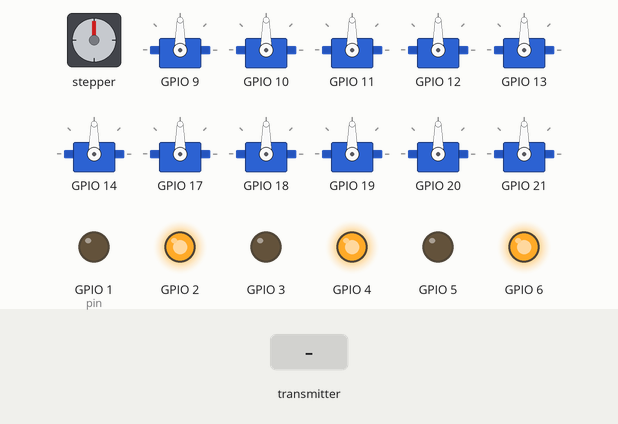
The sketch below on a simulated ESP32-S3. On the bench: stepper motor, 11 × servo, output pins drawn as LEDs (lit = HIGH). Wiring (inferred from the names in the program): stepper motor driver (200 steps per turn assumed): step GPIO 7; direction GPIO 8. The test bench sets the inputs (shaded band). Random numbers use the default seed unless the sketch sets one; pins used as bus, display or sensor lines are not drawn; what the sketch prints to the serial monitor is not drawn.

Above: at 9.0 s.
9.1 s: the transmitter starts sending readChannel.0 = 1000
At 11.8 s:
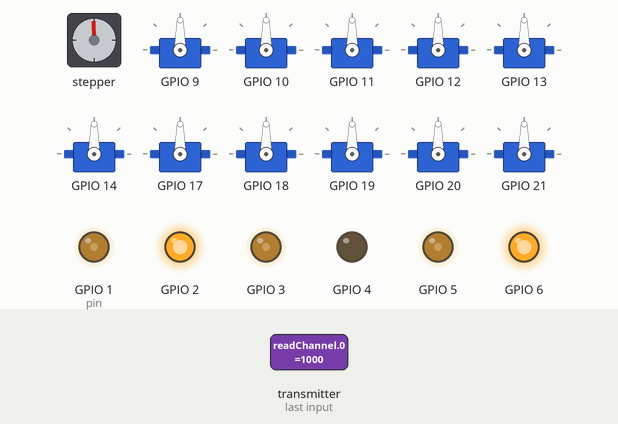
12.1 s: the transmitter starts sending readChannel.1 = 1250
At 12.31 s:
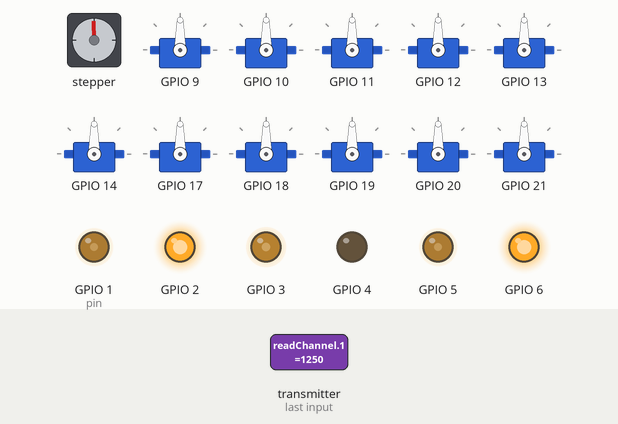
15.1 s: the transmitter starts sending readChannel.3 = 1250
18.1 s: the transmitter starts sending readChannel.0 = 1250
At 18.27 s:
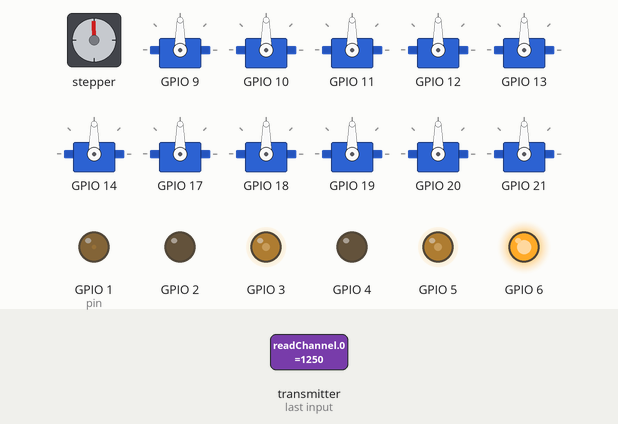
21.1 s: the transmitter starts sending readChannel.1 = 1000
24.1 s: the transmitter starts sending readChannel.3 = 1000
At 24.31 s:
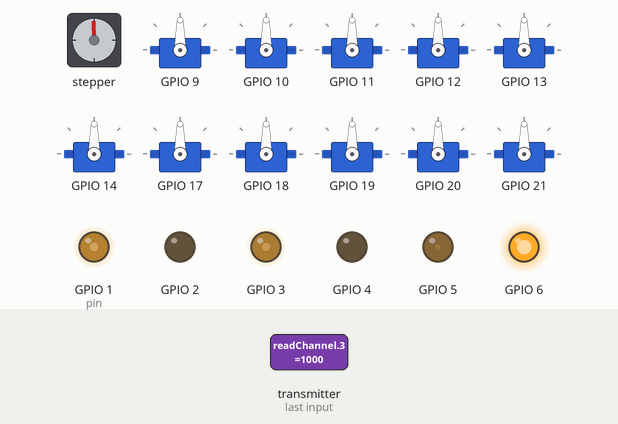
Timing chart, 0 to 28.1 s (numbered marks = the images above; inputs shaded):
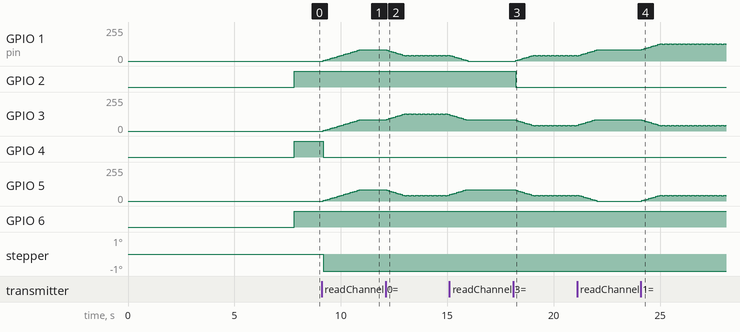

The sketch:

DJ-R3X_ESP32_V1.ino
```cpp
// (licence header left out)
#include <Arduino.h>
#include <Wire.h>
#include <Adafruit_NeoPixel.h>

#include <Adafruit_PWMServoDriver.h>

#include <ESP32Servo.h>

// Include iBusBM Library
#include <IBusBM.h>

#define DEBUG_RC_INPUT
//#define DEBUG_DRIVE
//#define DEBUG_SERVO
//#define DEBUG_LED

TaskHandle_t Core0TaskHnd;
TaskHandle_t Core1TaskHnd;
bool booting = true;

// Create iBus Object
IBusBM IBUS;

int bodyOffset = 0;
int ear1offset = 0;
int ear2offset = 40;
int eye1offset = 80;
int eye2offset = 81;
int mouthOffset = 82;

//Set up time variables for Stepper motor
//unsigned long currentMotorTime =  millis();

long bodyTime = 5;
unsigned long bodyLastTime = millis();
long earTime = 5;
unsigned long earLastTime = millis();
long mouthTime = 5;
unsigned long mouthLastTime = millis();

#define NUMPIXELS_BODY 42
#define NUMPIXELS_HEAD 162
#define LED_PIN_BODY 41
#define LED_PIN_HEAD 40
int earPos1 = 0;
int earPos2 = 0;
const int alwaysOffLEDs[] = {9, 12, 13, 23, 24, 25, 36, 40, 41};  //Body hidden LED's
// max Hue
#define MAXHUE 256*6
short mouthBlueIs[80];
short mouthRedIs[80];
short mouthBlueShould[80];
short mouthRedShould[80];
Adafruit_NeoPixel pixels_body(NUMPIXELS_BODY, LED_PIN_BODY, NEO_GRB + NEO_KHZ800);
Adafruit_NeoPixel pixels_head(NUMPIXELS_HEAD, LED_PIN_HEAD, NEO_GRB + NEO_KHZ800);

struct LEDState{
  unsigned long nextChangeTime;
  bool isOn;
  int red;
  int green;
  int blue;
};

// Array LED Body state
struct LEDState bodyLedStates[NUMPIXELS_BODY];

// Vordefinierte Farben (RGB) für Body
const uint8_t predefinedColors[10][3] = {
    {190, 0, 0},   // Rot
    {0, 190, 0},   // Grün
    {0, 0, 190},   // Blau
    {190, 190, 0}, // Gelb
    {0, 190, 190}, // Cyan
    {190, 0, 190}, // Magenta
    {150, 150, 150}, // weiß
    {190, 100, 0}, // Orange
    {128, 0, 128}, // Lila
    {0, 128, 128}  // Türkis
};


#define RXD2 48
#define TXD2 47

#define I2C_SDA 45
#define I2C_SCL 42

// Creat object to represent PCA9685 at default I2C address
Adafruit_PWMServoDriver pca9685 = Adafruit_PWMServoDriver(0x40);
// Define servo motor connections (expand as required)
#define SER0  12   //Servo Motor 0 on connector 12
#define SER1  13   //Servo Motor 1 on connector 13
// Variables for Servo Motor positions (expand as required)
int pwm0;
int pwm1;


struct servoMotor{
  int pin;
  bool reverse;
  int center;
  int min;
  int max;
  float velocidad;
  float pos;
};

struct driveMotor{
  int dirPin;
  int stepPin;
  int value;
  int speedIs;
  int speedShould;
};

struct servoMotor servo[14];
struct driveMotor motor[4];

int input[10];

int speed = 5;


// Read the number of a given channel and convert to the range provided.
// If the channel is off, return the default value
int readChannel(byte channelInput, int minLimit, int maxLimit, int defaultValue) {
  uint16_t ch = IBUS.readChannel(channelInput);
  if (ch < 100) return defaultValue;
  return map(ch, 1000, 2000, minLimit, maxLimit);
}

// Read the channel and return a boolean value
bool readSwitch(byte channelInput, bool defaultValue) {
  int intDefaultValue = (defaultValue) ? 100 : 0;
  int ch = readChannel(channelInput, 0, 100, intDefaultValue);
  return (ch > 50);
}


Servo servoMotor[14];


void setup() {

  servoMotor[0].attach(9, 500, 2400);
  servoMotor[1].attach(10, 500, 2400);
  servoMotor[2].attach(11, 500, 2400);
  servoMotor[3].attach(12, 500, 2400);
  servoMotor[4].attach(13, 500, 2400);
  servoMotor[5].attach(14, 500, 2400);
  servoMotor[6].attach(17, 500, 2400);
  servoMotor[7].attach(18, 500, 2400);

  servoMotor[8].attach(19, 500, 2400);
  servoMotor[9].attach(20, 500, 2400);
  servoMotor[10].attach(21, 500, 2400);
  servoMotor[11].attach(48, 500, 2400);
  servoMotor[12].attach(47, 500, 2400);
  servoMotor[13].attach(33, 500, 2400);


  // Start serial monitor
  Serial.begin(115200);
  Serial.println("ESP32S3 starting");

  xTaskCreatePinnedToCore(CoreTask0, "CPU_0", 10000, NULL, 1, &Core0TaskHnd, 0);
  //xTaskCreatePinnedToCore(CoreTask1, "CPU_1", 10000, NULL, 1, &Core1TaskHnd, 1);

  Serial2.begin(11520, SERIAL_8N1, RXD2, TXD2);

  // Attach iBus object to serial port
  IBUS.begin(Serial2);

  Wire.begin(I2C_SDA, I2C_SCL);
  pca9685.begin();

  // Set PWM Frequency to 50Hz
  pca9685.setPWMFreq(50);

  set_params();
  setupMotor();
  Serial.println("Motors ready");

  //Setup LEDs
  delay(1000);
  pixels_body.begin();
  pixels_body.fill(pixels_body.Color(0, 0, 0),0,999);
  pixels_body.show();
  pixels_body.clear();
  pixels_body.show();

  pixels_head.begin();
  pixels_head.fill(pixels_head.Color(0, 0, 0),0,999);
  pixels_head.show();
  pixels_head.clear();
  pixels_head.show();

  for(int i=0; i<NUMPIXELS_BODY; i++) { // For each pixel...
    pixels_body.setPixelColor(i, 255, 255, 255);
    pixels_body.show();
    delay(10);
  }
  for(int i=0; i<NUMPIXELS_HEAD; i++) { // For each pixel...
    pixels_head.setPixelColor(i, 255, 255, 255);
    pixels_head.show();
    delay(10);
  }

  delay(1000);

  for(int i=0; i<NUMPIXELS_BODY; i++) { // For each pixel...
    pixels_body.setPixelColor(i, 0, 0, 0);
    pixels_body.show();
    delay(10);
  }
  for(int i=0; i<NUMPIXELS_HEAD; i++) { // For each pixel...
    pixels_head.setPixelColor(i, 0, 0, 0);
    pixels_head.show();
    delay(10);
  }
  Serial.println("LED ready");

  for (int i = 0; i < NUMPIXELS_BODY; i++) {
    bool alwaysOff = false;
    for (int j = 0; j < 9; j++) {
      if (i == alwaysOffLEDs[j]) {
        alwaysOff = true;
        break;
      }
    }
    if (!alwaysOff) {
      bodyLedStates[i].nextChangeTime = millis() + (rand() % 4500 + 500);
      bodyLedStates[i].isOn = false;
      bodyLedStates[i].red = rand() % 256;
      bodyLedStates[i].green = rand() % 256;
      bodyLedStates[i].blue = rand() % 256;
    } else {
      bodyLedStates[i].nextChangeTime = 0;
      bodyLedStates[i].isOn = false;
      bodyLedStates[i].red = 0;
      bodyLedStates[i].green = 0;
      bodyLedStates[i].blue = 0;
    }
  }


  booting = false;

  Serial.println("ESP32S3 Booting finish");
}

//---LOOP----------------------------------------------------------------------------------------------------


void CoreTask0(void * parameter) {

  while(booting){
    yield();
    delay(100);
  }

  Serial.println("CoreTask0 start");

  for (;;) {
    // LED control code
    uint32_t currentMotorTime = millis();

    //LED Body
  if(input[6] < -1){  //body    input[6] == 100
    //Serial.print("LEDtime: ");
    //Serial.println(currentMotorTime);

    for (int i = 0; i < NUMPIXELS_BODY; i++) {
      bool alwaysOff = false;
      for (int j = 0; j < 9; j++) {
        if (i == alwaysOffLEDs[j]) {
          alwaysOff = true;
          break;
        }
      }
      if (alwaysOff) continue;

      // Überprüfen, ob es Zeit ist, den Zustand der LED zu ändern
      if (currentMotorTime >= bodyLedStates[i].nextChangeTime) {
        if (bodyLedStates[i].isOn) {
          // LED ausschalten
          pixels_body.setPixelColor(i, 0, 0, 0);
          bodyLedStates[i].isOn = false;
          // Nächste Statusänderung in zufälliger Zeit
          bodyLedStates[i].nextChangeTime = currentMotorTime + (rand() % 5000 + 500);
        } else {
          // Zufällige Farbe aus der Liste auswählen
          int colorIndex = rand() % 10;
          bodyLedStates[i].red = predefinedColors[colorIndex][0];
          bodyLedStates[i].green = predefinedColors[colorIndex][1];
          bodyLedStates[i].blue = predefinedColors[colorIndex][2];
          // LED einschalten
          pixels_body.setPixelColor(i, bodyLedStates[i].red, bodyLedStates[i].green, bodyLedStates[i].blue);
          bodyLedStates[i].isOn = true;
          // Nächste Statusänderung in zufälliger Zeit
          bodyLedStates[i].nextChangeTime = currentMotorTime + (rand() % 4000 + 500);
        }
        // Aktualisieren der LEDs
        pixels_body.show();
      }
    }
  }else{
    for(int i = 0; i < 42; i++) { // For each pixel...
      pixels_body.setPixelColor(i + bodyOffset, 0, 0, 0);
    }
    pixels_body.show();
  }


//LED Ear
  if(currentMotorTime - earLastTime >= earTime * 6){
    if(input[6] < -1){  //ear
      for (int i = 0; i < 40; i++){
        pixels_head.setPixelColor(((i + earPos1) % 40) + ear1offset, getPixelColorHsv(i + ear1offset, (i * (MAXHUE / 40)) + ear1offset, 255, 10));
      }
      for (int i = 0; i < 40; i++){
        pixels_head.setPixelColor(((i + earPos2) % 40) + ear2offset, getPixelColorHsv(i + ear2offset, (i * (MAXHUE / 40)) + ear2offset, 255, 10));
      }
      earPos1++;
      earPos2++;
      earPos1 %= 40;
      earPos2 %= 40;
      earLastTime = currentMotorTime;
    }else{
      for(int i = 0; i < 80; i++) { // For each pixel...
        pixels_head.setPixelColor(i + ear1offset, 0, 0, 0);
      }
    }
  }

//LED Eye
  if(input[6] < -1){  //eye
    pixels_head.setPixelColor(eye1offset, 255,215,0);
    pixels_head.setPixelColor(eye2offset, 255,215,0);
  }else{
    pixels_head.setPixelColor(eye1offset, 0,0,0);
    pixels_head.setPixelColor(eye2offset, 0,0,0);
  }

//LED Mouth
  if(currentMotorTime - mouthLastTime >= mouthTime){
    if(input[6] < -1){  //mouth
      for(int i = 0; i < 80; i += 2) { // For each pixel...
        if(mouthBlueIs[i] == mouthBlueShould[i]){
          int tmp = random(0, 255);
          mouthBlueShould[i] = tmp;
        }
        if(mouthBlueIs[i] < mouthBlueShould[i]){
          mouthBlueIs[i] += 1;
        }else{
          mouthBlueIs[i] -= 1;
        }
        if(mouthRedIs[i] == mouthRedShould[i]){
          int tmp = random(0, 255);
          mouthRedShould[i] = tmp;
        }
        if(mouthRedIs[i] < mouthRedShould[i]){
          mouthRedIs[i] += 1;
        }else{
          mouthRedIs[i] -= 1;
        }

        #ifdef DEBUG_LED
          for(int i = 0; i < 10; i++){
            Serial.print("Red is: ");
            Serial.print(mouthRedIs[i]);
            Serial.print("   Blue is: ");
            Serial.println(mouthBlueIs[i]);
          }
        #endif

        //---------------------------------------------------------------------------------------------------------------------------
        pixels_head.setPixelColor(i + mouthOffset, pixels_head.Color(mouthRedIs[i], 0, mouthBlueIs[i]));
      }
    }else{
      for(int i = 0; i < 80; i++) { // For each pixel...
        pixels_head.setPixelColor(i + mouthOffset, pixels_head.Color(0, 0, 0));
      }
    }
    mouthLastTime = currentMotorTime;
  }
  pixels_head.show();

    yield();
    delay(50); // Adjust the delay as necessary
  }

}

void CoreTask1(void * parameter) {

  while(booting){
    yield();
    delay(100);
  }

  Serial.println("CoreTask1 start");

  servoCalc(12,-10);

  for (;;) {


    for(int i = 80; i < 100; i++){
      servoMotor[1].write(i);
      delay(25);
    }
    servoMotor[0].write(110);
    delay(2000);

    for(int i = 100; i > 80; i--){
      servoMotor[1].write(i);

      delay(25);
    }
    servoMotor[0].write(100);
    delay(2000);

    yield();
    delay(10); // Adjust the delay as necessary
  }
}


void loop() {

// Note IBusBM library labels channels starting with "0"
    for (byte i = 0; i < 10; i++) {
      input[i] = readChannel(i, -100, 100, 0);
    }

    #ifdef DEBUG_RC_INPUT
      for(int i = 0; i < 10; i++){
        Serial.print("   Ch ");
        Serial.print(i);
        Serial.print(": ");
        Serial.print(input[i]);
      }
      Serial.println("");
    #endif


  //currentMotorTime = millis();


/*
  for (int posDegrees = 0; posDegrees <= 180; posDegrees++) {

    // Determine PWM pulse width
    pwm0 = map(posDegrees, 0, 180, 80, 600);
    // Write to PCA9685
    pca9685.setPWM(SER0, 0, pwm0);
    // Print to serial monitor
    Serial.print("Motor 0 = ");
    Serial.println(posDegrees);
    delay(30);
  }
  // Move Motor 0 from 180 to 0 degrees
  for (int posDegrees = 180; posDegrees >= 0; posDegrees--) {

    // Determine PWM pulse width
    pwm0 = map(posDegrees, 0, 180, 80, 600);
    // Write to PCA9685
    pca9685.setPWM(SER0, 0, pwm0);
    // Print to serial monitor
    Serial.print("Motor 0 = ");
    Serial.println(posDegrees);
    delay(30);
  }
*/

  /*

  Ch 6: -100 -> Light off     100 -> Light on
  Ch 7: -100 -> Arme   100 -> Head
  Ch 8: -100 -> Head Yaw/drehen   0 -> Head Roll/Pitch   100 -> Head Shield
  Ch 8: -100 -> Arm3   0 -> Arm 2   100 -> Arm 1
  Ch 9: -100 Fahren linker stick    100 Arme Bewegen/Kopf Bewegen

  */


  //calculate Drive Speed and Direction
  drive();

  if(input[9] == 100){

    //Arme
    if(input[7] == -100){

    //Arm auswahl
      if(input[8] == -100){
        //Arm 1
        servoCalcEndless(0, input[3]);
        servoCalc(1, input[2]);
        servoCalc(2, input[5]);
      }else if(input[8] == 0){
        //Arm 2
        servoCalcEndless(3, input[3]);
        servoCalc(4, input[2]);
        servoCalc(5, input[5]);
      }else{
        //Arm 3
        servoCalcEndless(6, input[3]);
        servoCalc(7, input[2]);
        servoCalc(8, input[5]);
      }

    }else{

    //Head
      if(input[8] == -100){
        servoCalc(9, input[3]);
        servoCalc(10, input[2]);
      }else if(input[8] == 0){
        //servoCalc(11,input[2]);
        //servoCalc(12,input[3]);
        servoCalcESP(12, input[3], 1);
      }else{
        //servoCalc(13,input[2]);
        servoCalcESP(13, input[2], 0);
      }
    }
  }


  delay(100);
}


void servoCalcEndless(int number, int value){
  int pwm;

  pwm = mapF(value, -100, 100, 80, 500);

  // Write to PCA9685
  pca9685.setPWM(servo[number].pin, 0, pwm);

  #ifdef DEBUG_SERVO
  Serial.print("  Servo Endless: ");
  Serial.print(value);
  Serial.print("  PWM: ");
  Serial.print(pwm);
  Serial.println("");
  #endif

}


void servoCalc(int number, int value){

  float temp;
  int pwm;

  if(servo[number].reverse == 0){
    servo[number].pos = map(value, -100, 100, servo[number].min, servo[number].max);
  }else{
    servo[number].pos = map(value, -100, 100, servo[number].max, servo[number].min);
  }

/*
  if(value > 1){
    temp = mapF(value, 0, 100, 0, servo[number].velocidad);
    if(servo[number].pos + temp <= servo[number].max){
      servo[number].pos += temp;
    }else{
      servo[number].pos = servo[number].max;
    }
  }else{
    temp = mapF(value, -100, 0, servo[number].velocidad, 0);
    if(servo[number].pos - temp >= servo[number].min){
      servo[number].pos -= temp;
    }else{
      servo[number].pos = servo[number].min;
    }
  }
*/
  // Determine PWM pulse width
  pwm = map(servo[number].pos, 0, 180, 80, 500);
  // Write to PCA9685
  pca9685.setPWM(servo[number].pin, 0, pwm);

  #ifdef DEBUG_SERVO
  Serial.print("  Move: ");
  Serial.print(temp);
  Serial.print("  PWM: ");
  Serial.print(pwm);
  Serial.println("");
  #endif

}

void servoCalcESP(int number, int value, int servoNumber){


  servoMotor[servoNumber].write(map(value, -100, 100, servo[number].min, servo[number].max));

  #ifdef DEBUG_SERVO
  Serial.print("  Move: ");
  Serial.print(temp);
  Serial.print("  PWM: ");
  Serial.print(pwm);
  Serial.println("");
  #endif

}

//Custom MAP function for float values
float mapF(float x, float in_min, float in_max, float out_min, float out_max){
  return (x - in_min) * (out_max - out_min) / (in_max - in_min) + out_min;
}


void drive(){

  int maxSpe = 200;

  if(input[9] == -100){
    //Drive with left und right stick
    motor[0].value = (input[1] + input[0] + input[3]);
    motor[1].value = (input[1] - input[0] - input[3]);
    motor[2].value = (input[1] + input[0] - input[3]);
    motor[3].value = (input[1] - input[0] + input[3]);
    maxSpe += 100;
  }else{
    //Drive only with right stick
    motor[0].value = (input[1] + input[0]);
    motor[1].value = (input[1] - input[0]);
    motor[2].value = (input[1] + input[0]);
    motor[3].value = (input[1] - input[0]);
  }

  for(int i = 0; i <  4; i++){
    motor[i].speedShould = map (motor[i].value,maxSpe*(-1),maxSpe,-255,255);

    if(motor[i].speedShould == motor[i].speedIs){
      motor[i].speedIs = motor[i].speedShould;
    }else if(motor[i].speedShould > motor[i].speedIs){
      motor[i].speedIs += speed;
    }else if(motor[i].speedShould < motor[i].speedIs){
      motor[i].speedIs -= speed;
    }

    if(motor[i].speedIs < 0){
      digitalWrite(motor[i].dirPin, LOW);
      analogWrite(motor[i].stepPin,motor[i].speedIs*(-1)); //increase the speed of the motor from 0 to 255
    }else{
      digitalWrite(motor[i].dirPin, HIGH);
      analogWrite(motor[i].stepPin,motor[i].speedIs); //increase the speed of the motor from 0 to 255
    }
  }

/*
  motor[1].speedShould = map (motor[1].value,maxSpe*(-1),maxSpe,-255,255);
  motor[2].speedShould = map (motor2,maxSpe*(-1),maxSpe,-255,255);
  motor[3].speedShould = map (motor3,maxSpe*(-1),maxSpe,-255,255);
  motor[4].speedShould = map (motor4,maxSpe*(-1),maxSpe,-255,255);

  if(motorSpeed1Should == motorSpeed1Is){
    motorSpeed1Is = motorSpeed1Should;
  }else if(motorSpeed1Should > motorSpeed1Is){
    motorSpeed1Is += speed;
  }else if(motorSpeed1Should < motorSpeed1Is){
    motorSpeed1Is -= speed;
  }

  if(motorSpeed2Should == motorSpeed2Is){
    motorSpeed2Is = motorSpeed2Should;
  }else if(motorSpeed2Should > motorSpeed2Is){
    motorSpeed2Is += speed;
  }else if(motorSpeed2Should < motorSpeed2Is){
    motorSpeed2Is -= speed;
  }

  if(motorSpeed3Should == motorSpeed3Is){
    motorSpeed3Is = motorSpeed3Should;
  }else if(motorSpeed3Should > motorSpeed3Is){
    motorSpeed3Is += speed;
  }else if(motorSpeed3Should < motorSpeed3Is){
    motorSpeed3Is -= speed;
  }

  if(motorSpeed4Should == motorSpeed4Is){
    motorSpeed4Is = motorSpeed4Should;
  }else if(motorSpeed4Should > motorSpeed4Is){
    motorSpeed4Is += speed;
  }else if(motorSpeed4Should < motorSpeed4Is){
    motorSpeed4Is -= speed;
  }

  if(motorSpeed1Is < 0){
    digitalWrite(dir1pin, LOW);
    analogWrite(spe1pin,motorSpeed1Is*(-1)); //increase the speed of the motor from 0 to 255
  }else{
    digitalWrite(dir1pin, HIGH);
    analogWrite(spe1pin,motorSpeed1Is); //increase the speed of the motor from 0 to 255
  }

  if(motorSpeed2Is < 0){
    digitalWrite(dir2pin, LOW);
    analogWrite(spe2pin,motorSpeed2Is*(-1)); //increase the speed of the motor from 0 to 255
  }else{
    digitalWrite(dir2pin, HIGH);
    analogWrite(spe2pin,motorSpeed2Is); //increase the speed of the motor from 0 to 255
  }

  if(motorSpeed3Is < 0){
    digitalWrite(dir3pin, LOW);
    analogWrite(spe3pin,motorSpeed3Is*(-1)); //increase the speed of the motor from 0 to 255
  }else{
    digitalWrite(dir3pin, HIGH);
    analogWrite(spe3pin,motorSpeed3Is); //increase the speed of the motor from 0 to 255
  }

  if(motorSpeed4Is < 0){
    digitalWrite(dir4pin, LOW);
    analogWrite(spe4pin,motorSpeed4Is*(-1)); //increase the speed of the motor from 0 to 255
  }else{
    digitalWrite(dir4pin, HIGH);
    analogWrite(spe4pin,motorSpeed4Is); //increase the speed of the motor from 0 to 255
  }
*/


  #ifdef DEBUG_DRIVE
    Serial.print("Motor1: ");
    Serial.print(motor[1].speedIs);
    Serial.print("  Motor2: ");
    Serial.print(motor[2].speedIs);
    Serial.print("  Motor3: ");
    Serial.print(motor[3].speedIs);
    Serial.print("  Motor4: ");
    Serial.print(motor[4].speedIs);
    Serial.print("  Speed1: ");
    Serial.print(motor[1].value);
    Serial.print("  Speed2: ");
    Serial.print(motor[2].value);
    Serial.print("  Speed3: ");
    Serial.print(motor[3].value);
    Serial.print("  Speed4: ");
    Serial.print(motor[4].value);
    Serial.println("");
  #endif
}
```

Source omitted: hsv.ino (1952 bytes), setup.ino (9380 bytes)
